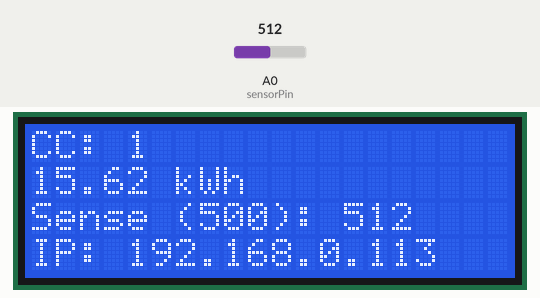
A sketch run on a simulated Arduino Uno, built with avr-gcc and run on an emulated ATmega328P. On the bench: 20×4 character LCD. Inputs (shaded band) come from the test bench; at power-on: A0 (sensorPin) = 512. WiFi joins after 1.5 s; servers stay silent unless stated.

Above: at 1.2 s.
1.3 s: A0 (sensorPin) set to 490
At 2.2 s:
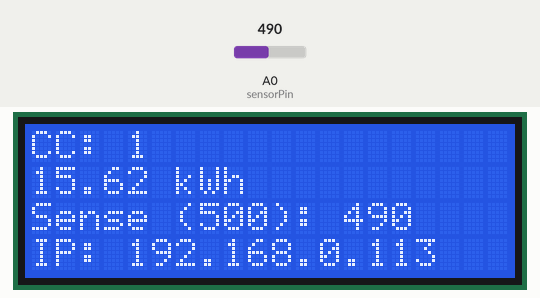
2.8 s: A0 (sensorPin) set to 514
At 3.3 s:
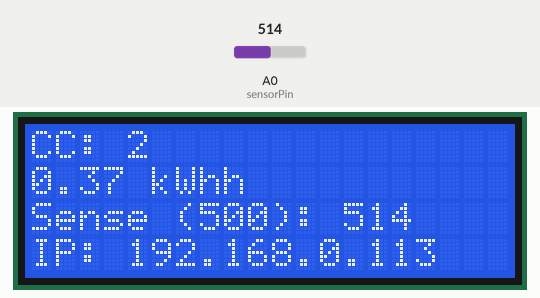
4.3 s: A0 (sensorPin) set to 716
At 5.5 s:
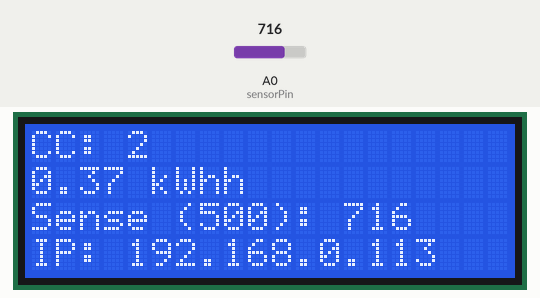
Timing chart, 0 to 7.3 s (numbered marks = the images above; inputs shaded):
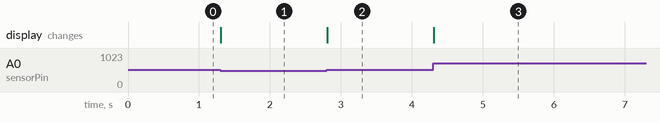

The sketch:

powerMeter.ino
```cpp
#include <LiquidCrystal.h>
#include <SPI.h>
#include <Ethernet.h>
#include <EthernetUdp.h>

// Pin Setup
LiquidCrystal lcd(3, 5, 6, 7, 8, 9);
int sensorPin = 0;    // select the input pin for the potentiometer

// Network Setup
byte mac[] = { 0xDE, 0xAD, 0xBE, 0xEF, 0xFE, 0xAA };    // Last Digit changed from examples.
IPAddress ip(192, 168, 0, 113);
EthernetUDP Udp;
IPAddress logServer(192, 168, 0, 104);    // Logging Server, recorder in this case.
unsigned int logServerPort = 13333;
unsigned int arduinoPort = 13334;

int sensorValue = 0;  // variable to store the value coming from the sensor
unsigned long sensorCounter = 0;
int senseOn = 0;
int senseMin = 500;
float time;
float timeSinceLast = 0;
float current = 0;
float lastTime = 0;
int ethernetEnabled = 1;
int serialEnabled = 0;

void setup()
{
  lcd.begin(20, 4);
  lcd.setCursor(0,3);
  lcd.print("IP: 192.168.0.113");
  if(ethernetEnabled == 1) {
    Ethernet.begin(mac, ip);
    Udp.begin(arduinoPort);
  }
  if(serialEnabled == 1) {
    Serial.begin(115200);
  }
}

void loop() {
  // read the value from the sensor:
  //delay(25);
  sensorValue = analogRead(sensorPin);
  //Serial.println(sensorValue);
  if(sensorValue >= senseMin) {
    if(senseOn == 0) {
      sensorCounter++;
      timeSinceLast = millis() - lastTime;
      lastTime = millis();        // reset last time counter
      time = timeSinceLast/1000;  // seconds since last tick
      time = 60/time;            // ticks per minute
      time = time*60;            // ticks per hour
      current = time/3600;
      if(serialEnabled == 1) {
        Serial.println(timeSinceLast);
        Serial.println(current);
      }

      // Much Effort. Float -> String -> Char Array. Prob a better way to do this.
      char currentChar[20];
      char lastTimeChar[20];
      String blah = String(current);
      blah.toCharArray(currentChar, 20);
      blah = String(lastTime);
      blah.toCharArray(lastTimeChar, 20);
      if(ethernetEnabled == 1) {
        // Send UDP Packet to Logging Server
        Udp.beginPacket(logServer, logServerPort);
        Udp.write("<xml>\n<current>");
        Udp.write(currentChar);
        Udp.write("</current>\n<time>");
        Udp.write(lastTimeChar);
        Udp.write("</time>\n</xml>\n");
        Udp.endPacket();
      }
      senseOn = 1;
    }
  } else {
    senseOn = 0;
  }
  //lcd.clear();  <-- Don't use this, makes it flicker

  // Print everything to the LCD
  lcd.setCursor(0,0);
  lcd.print("CC: ");
  lcd.setCursor(4,0);
  lcd.print(sensorCounter);
  lcd.setCursor(0,1);
  lcd.print(current);
  lcd.print(" kWh");
  lcd.setCursor(0,2);
  lcd.print("Sense (");
  lcd.print(senseMin);
  lcd.print("): ");
  lcd.print(sensorValue);


}
```

Measured:
- the behaviour switches between 499 and 500 on A0 (sensorPin) (found by bisection; images 1 and 2)
- after the input at 1.3 s, the display: changes at once (image 1)
- after the input at 2.8 s, the display: changes at once (image 2)
- after the input at 4.3 s, the display: changes at once (image 3)
